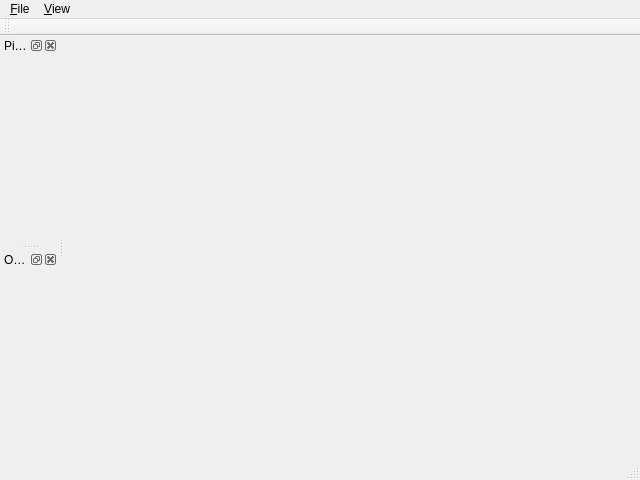
<?xml version="1.0" encoding="UTF-8"?>
<ui version="4.0">
 <class>ParticlesViewerMainWindow</class>
 <widget class="QMainWindow" name="ParticlesViewerMainWindow">
  <property name="geometry">
   <rect>
    <x>0</x>
    <y>0</y>
    <width>640</width>
    <height>480</height>
   </rect>
  </property>
  <property name="windowTitle">
   <string>MainWindow</string>
  </property>
  <widget class="QWidget" name="centralwidget">
   <layout class="QHBoxLayout" name="horizontalLayout">
    <property name="margin">
     <number>0</number>
    </property>
    <item>
      <widget class="QSplitter" name="splitter_5" >
        <property name="orientation" >
          <enum>Qt::Vertical</enum>
        </property>
        <widget class="pqViewManager" name="MultiViewManager" native="true"/>
            </widget>
    </item>
   </layout>
  </widget>
  <widget class="QMenuBar" name="menubar">
   <property name="geometry">
    <rect>
     <x>0</x>
     <y>0</y>
     <width>640</width>
     <height>27</height>
    </rect>
   </property>
   <widget class="QMenu" name="menu_File">
    <property name="title">
     <string>&amp;File</string>
    </property>
    <addaction name="action_Open_Dataset"/>
    <addaction name="action_Exit"/>
   </widget>
   <widget class="QMenu" name="menu_View">
    <property name="title">
     <string>&amp;View</string>
    </property>
   </widget>
   <addaction name="menu_File"/>
   <addaction name="menu_View"/>
  </widget>
  <widget class="QStatusBar" name="statusbar"/>
  <widget class="QDockWidget" name="dockWidget">
   <property name="windowTitle">
    <string>Pipeline Browser</string>
   </property>
   <attribute name="dockWidgetArea">
    <number>1</number>
   </attribute>
   <widget class="pqPipelineBrowserWidget" name="pipelineBrowser"/>
  </widget>
  <widget class="QDockWidget" name="dockWidget_2">
   <property name="windowTitle">
    <string>Object Inspector</string>
   </property>
   <attribute name="dockWidgetArea">
    <number>1</number>
   </attribute>
   <widget class="pqProxyTabWidget" name="objectInspector"/>
  </widget>
  <widget class="pqAxesToolbar" name="axesToolbar">
   <property name="windowTitle">
    <string>Axes Controls</string>
   </property>
   <attribute name="toolBarArea">
    <enum>TopToolBarArea</enum>
   </attribute>
   <attribute name="toolBarBreak">
    <bool>false</bool>
   </attribute>
  </widget>
  <action name="action_Open_Dataset">
   <property name="text">
    <string>&amp;Open Dataset</string>
   </property>
  </action>
  <action name="action_Exit">
   <property name="text">
    <string>&amp;Exit</string>
   </property>
   <property name="shortcut">
    <string>Ctrl+Q</string>
   </property>
  </action>
 </widget>
 <customwidgets>
  <customwidget>
   <class>pqPipelineBrowserWidget</class>
   <extends>QWidget</extends>
   <header>pqPipelineBrowserWidget.h</header>
   <container>1</container>
  </customwidget>
  <customwidget>
   <class>pqProxyTabWidget</class>
   <extends>QWidget</extends>
   <header>pqProxyTabWidget.h</header>
   <container>1</container>
  </customwidget>
  <customwidget>
   <class>pqAxesToolbar</class>
   <extends>QToolBar</extends>
   <header>pqAxesToolbar.h</header>
  </customwidget>
  <customwidget>
   <class>pqViewManager</class>
   <extends>QWidget</extends>
   <header>pqViewManager.h</header>
   <container>2</container>
  </customwidget>
 </customwidgets>
 <resources/>
 <connections/>
</ui>
